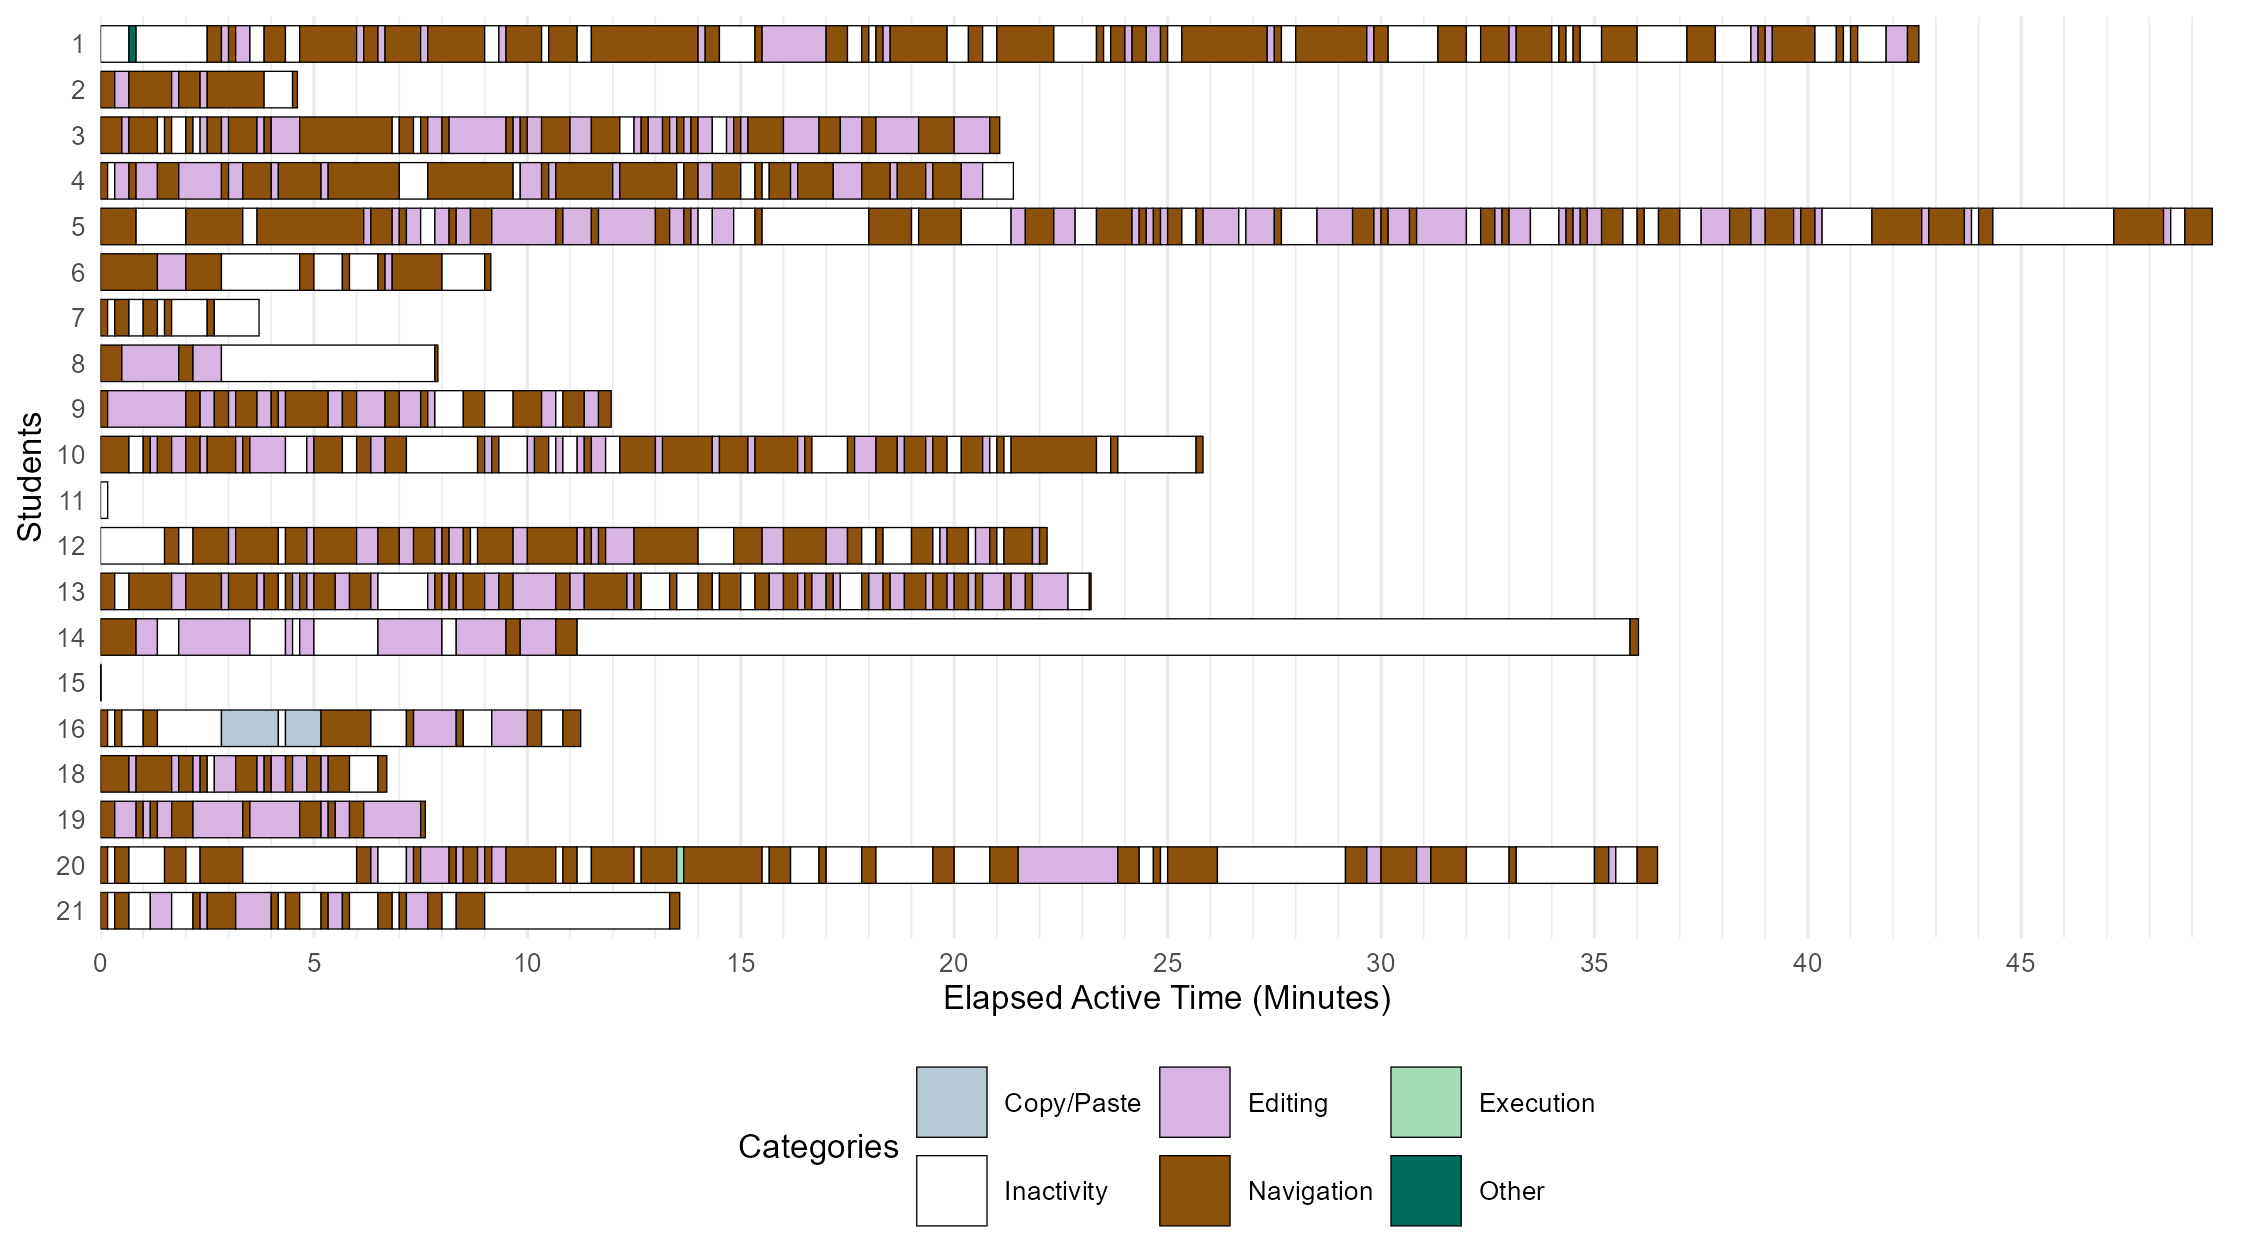

This figure's R source:
# Task 1 activity timeline
#
# Workflow:
#   1. Query task-specific IDE activity from PostgreSQL.
#   2. Convert events to time intervals and bin them into 10-second windows.
#   3. Assign each bin its duration-weighted dominant activity category.
#   4. Merge adjacent bins with the same category.
#   5. Plot one timeline per student and export PNG/PDF figures.

library(data.table)
library(ggplot2)

# -----------------------------------------------------------------------------
# Configuration
# -----------------------------------------------------------------------------

BIN_SECONDS <- 10

COLOR_MAP <- c(
  "Inactivity"     = "#FFFFFF",
  "Navigation"     = "#8C510A",  # dark ochre
  "Other"          = "#006D5B",  # dark teal
  "Editing"        = "#D8B4E2",  # light lavender
  "Shortcut"       = "#2C5F8A",  # dark blue
  "Autocompletion" = "#FDE68A",  # light yellow
  "Terminal"       = "#3A8FB7",  # medium blue
  "Copy/Paste"     = "#B8C9D6",  # light blue-grey
  "Execution"      = "#A6DDB8"   # light mint
)


# Store the database password outside the script, e.g. in .Renviron:
#   PGPASSWORD=your_password
con <- DBI::dbConnect(
  RPostgres::Postgres(),
  dbname = "csci3060_w26",
  host = "localhost",
  port = 5432,
  user = Sys.getenv("DB_USERNAME"),
  password = Sys.getenv("DB_PASSWORD")
)

# -----------------------------------------------------------------------------
# Query event-level activity
# -----------------------------------------------------------------------------

query <- "
WITH params AS (
    SELECT 10.0 AS inactivity_buffer_seconds
),

task_file_events AS (
    SELECT
        r.\"user\" AS user_id,
        d.research_id,
        d.date
    FROM documentdata AS d
    INNER JOIN researches AS r
        ON d.research_id = r.id
    WHERE LOWER(REPLACE(COALESCE(d.filename, ''), '\\\\', '/')) LIKE '%grade_scale.py%'

    UNION ALL

    SELECT
        r.\"user\" AS user_id,
        f.research_id,
        f.date
    FROM fileeditordata AS f
    INNER JOIN researches AS r
        ON f.research_id = r.id
    WHERE LOWER(REPLACE(COALESCE(f.old_file, ''), '\\\\', '/')) LIKE '%grade_scale.py%'
       OR LOWER(REPLACE(COALESCE(f.new_file, ''), '\\\\', '/')) LIKE '%grade_scale.py%'
),

task_windows AS (
    SELECT
        user_id,
        research_id,
        MIN(date) AS task_start,
        MAX(date) AS task_end
    FROM task_file_events
    GROUP BY
        user_id,
        research_id
),

task_activity AS (
    SELECT
        tw.user_id AS id,
        tw.research_id,
        a.date,
        a.type,
        a.info,
        CASE
            WHEN a.type = 'KeyPressed' THEN 'Editing'
            WHEN a.type = 'MouseWheel' THEN 'Navigation'
            WHEN a.type = 'MouseMoved' THEN 'Navigation'
            WHEN a.type = 'MouseClicked' THEN 'Navigation'
            WHEN a.type = 'Execution' THEN 'Execution'
            WHEN a.type = 'Shortcut' THEN 'Shortcut'

            WHEN a.type = 'Action' AND a.info IN (
                'EditorChooseLookupItem',
                'EditorChooseLookupItemReplace',
                'InsertInlineCompletionAction',
                'InsertInlineCompletionLineAction',
                'InsertInlineCompletionWordAction',
                'com.intellij.codeInsight.inline.completion.tooltip.InlineCompletionPopupActionGroup',
                'com.intellij.codeInsight.inline.completion.tooltip.InlineCompletionTooltipActionsKt$shortcutActions$shortcutActions$1$1',
                'com.intellij.codeInsight.lookup.impl.actions.ChooseItemAction$FocusedOnly'
            ) THEN 'Autocompletion'

            WHEN a.type = 'Action' AND a.info IN (
                'EditorCopy',
                'EditorCut',
                'EditorPaste',
                '$Copy',
                '$SelectAll'
            ) THEN 'Copy/Paste'

            WHEN a.type = 'Action' AND a.info IN (
                'EditorDelete',
                'EditorDeleteLine',
                'EditorDeleteToWordEnd',
                'EditorDeleteToWordStart',
                'EditorDuplicateLines',
                'EditorEnter',
                'EditorIndentSelection',
                'EditorTab',
                'EditorUnindentSelection',
                '$Delete',
                '$Undo',
                'CommentByLineComment',
                'MoveStatementDown',
                'MoveStatementUp',
                'EditorDownWithSelection',
                'EditorUpWithSelection',
                'EditorLeftWithSelection',
                'EditorRightWithSelection',
                'EditorLineEndWithSelection',
                'EditorLineStartWithSelection',
                'EditorPreviousWordWithSelection',
                'SelectNextOccurrence',
                'EditorBackSpace',
                'OpenFile'
            ) THEN 'Editing'

            WHEN a.type = 'Action' AND a.info IN (
                'Debug',
                'MoreRunToolbarActions',
                'RedesignedRunConfigurationSelector',
                'Run',
                'RunAnything',
                'RunClass',
                'Stop',
                'com.intellij.execution.actions.RunCurrentFileExecutorAction',
                'com.intellij.execution.lineMarker.LineMarkerActionWrapper'
            ) THEN 'Execution'

            WHEN a.type = 'Action' AND a.info IN (
                'EditorDown',
                'EditorLeft',
                'EditorLineEnd',
                'EditorLineStart',
                'EditorNextWord',
                'EditorPageUp',
                'EditorPreviousWord',
                'EditorRight',
                'EditorTextEnd',
                'EditorUp',
                'GotoDeclaration',
                'HideAllWindows',
                'JumpToLastWindow',
                'SearchEverywhere',
                'com.intellij.ide.actions.ToolWindowViewModeAction',
                'com.intellij.toolWindow.ToolWindowHeader$HideAction',
                'com.intellij.toolWindow.ToolWindowHeader$ShowOptionsAction',
                'RevealIn',
                'Switcher',
                'Tablist'
            ) THEN 'Navigation'

            WHEN a.type = 'Action' AND a.info IN (
                'ActivateTerminalToolWindow',
                'Terminal.CommandCompletion.InsertSuggestion',
                'Terminal.OpenInReworkedTerminal',
                'Terminal.Paste',
                'com.intellij.terminal.frontend.action.SendShortcutToTerminalAction'
            ) THEN 'Terminal'

            ELSE 'Other'
        END AS activity_category

    FROM researches AS r
    INNER JOIN activitydata AS a
        ON a.research_id = r.id
    INNER JOIN task_windows AS tw
        ON tw.user_id = r.\"user\"
       AND tw.research_id = r.id
       AND a.date BETWEEN tw.task_start AND tw.task_end
       AND a.date <= tw.task_start + INTERVAL '120 minutes'

    WHERE a.type <> 'KeyReleased'
),

task_activity_timed AS (
    SELECT
        ta.*,

        EXTRACT(
            EPOCH FROM (
                ta.date -
                MIN(ta.date) OVER (
                    PARTITION BY ta.id, ta.research_id
                )
            )
        ) AS time,

        EXTRACT(
            EPOCH FROM (
                LEAD(ta.date) OVER (
                    PARTITION BY ta.id, ta.research_id
                    ORDER BY ta.date
                ) - ta.date
            )
        ) AS duration,

        LEAD(ta.activity_category) OVER (
            PARTITION BY ta.id, ta.research_id
            ORDER BY ta.date
        ) AS next_activity_category

    FROM task_activity AS ta
)

SELECT
    tat.id,
    tat.research_id,
    tat.time,
    tat.duration,
    tat.type,
    tat.info,
    tat.activity_category,

    CASE
        WHEN tat.duration > p.inactivity_buffer_seconds
         AND tat.next_activity_category = tat.activity_category
        THEN 'Inactivity'
        ELSE tat.activity_category
    END AS timeline_category

FROM task_activity_timed AS tat
CROSS JOIN params AS p

ORDER BY
    tat.id,
    tat.research_id,
    tat.time
"

raw <- as.data.table(DBI::dbGetQuery(con, query))
DBI::dbDisconnect(con)

# -----------------------------------------------------------------------------
# Bin activity into fixed-width windows
# -----------------------------------------------------------------------------
# Event-level segments are too narrow to remain legible at print size. For each
# 10-second bin, choose the category occupying the greatest amount of time.

dt <- raw[!is.na(duration) & duration > 0][order(id, time)]
dt[, `:=`(event_start = time, event_end = time + duration)]

# Create bins independently for each student. The final bin may be shorter.
bins <- dt[, .(total_time = max(event_end)), by = id][
  , {
    starts <- seq(0, total_time - 1e-9, by = BIN_SECONDS)
    .(
      bin_start = starts,
      bin_end = pmin(starts + BIN_SECONDS, total_time)
    )
  },
  by = id
]
bins[, bin_id := .I]

# Non-equi join: pair each event with every time bin it overlaps.
overlaps <- dt[
  bins,
  on = .(id, event_start < bin_end, event_end > bin_start),
  allow.cartesian = TRUE,
  nomatch = 0,
  .(
    id = x.id,
    bin_id = i.bin_id,
    bin_start = i.bin_start,
    bin_end = i.bin_end,
    timeline_category = x.timeline_category,
    event_start = x.event_start,
    event_end = x.event_end
  )
]

# Measure the actual amount of each event falling inside each bin.
overlaps[, overlap_seconds :=
           pmin(event_end, bin_end) - pmax(event_start, bin_start)]

# Sum overlap by category, then keep the dominant category in each bin.
# Alphabetical category order breaks exact ties, matching the original Python
# sorted(set(...)) + argmax behavior.
binned <- overlaps[
  overlap_seconds > 0,
  .(category_seconds = sum(overlap_seconds)),
  by = .(id, bin_id, bin_start, bin_end, timeline_category)
]
setorder(binned, id, bin_id, -category_seconds, timeline_category)
binned <- binned[, .SD[1], by = .(id, bin_id)]

# Convert to minutes and merge consecutive bins with the same category.
binned[, bin_duration := (bin_end - bin_start) / 60]
binned[, bin_start := bin_start / 60]
setorder(binned, id, bin_start)
binned[, run_id := rleid(timeline_category), by = id]

timeline <- binned[, .(
  elapsed_start = min(bin_start),
  duration_minutes = sum(bin_duration)
), by = .(id, run_id, timeline_category)]
setorder(timeline, id, elapsed_start)

# -----------------------------------------------------------------------------
# Plot
# -----------------------------------------------------------------------------
# Only students represented in the task data receive a row. Inactivity is white,
# so every segment gets a thin black border to keep those intervals visible.

timeline[, student := factor(id, levels = rev(sort(unique(id))))]

fig_height <- max(2.2, uniqueN(timeline$id) * 0.16 + 1.0)

p <- ggplot(
  timeline,
  aes(
    x = elapsed_start + duration_minutes / 2,
    y = student,
    width = duration_minutes,
    fill = timeline_category
  )
) +
  geom_tile(height = 0.8, color = "black", linewidth = 0.15) +
  scale_fill_manual(
    values = COLOR_MAP,
    breaks = sort(unique(timeline$timeline_category)),
    name = "Categories"
  ) +
  scale_x_continuous(
    breaks = scales::breaks_width(5),
    minor_breaks = scales::breaks_width(1),
    expand = expansion(mult = c(0, 0.01))
  ) +
  labs(
    x = "Elapsed Active Time (Minutes)",
    y = "Students"
  ) +
  guides(fill = guide_legend(nrow = 2, byrow = TRUE)) +
  theme_minimal(base_size = 8) +
  theme(
    panel.grid.major.y = element_blank(),
    panel.grid.minor.y = element_blank(),
    legend.position = "bottom"
  )

print(p)

# -----------------------------------------------------------------------------
# Export
# -----------------------------------------------------------------------------

ggsave(
  "task1_timeline.png", p,
  width = 7.5, height = fig_height, units = "in", dpi = 300
)
